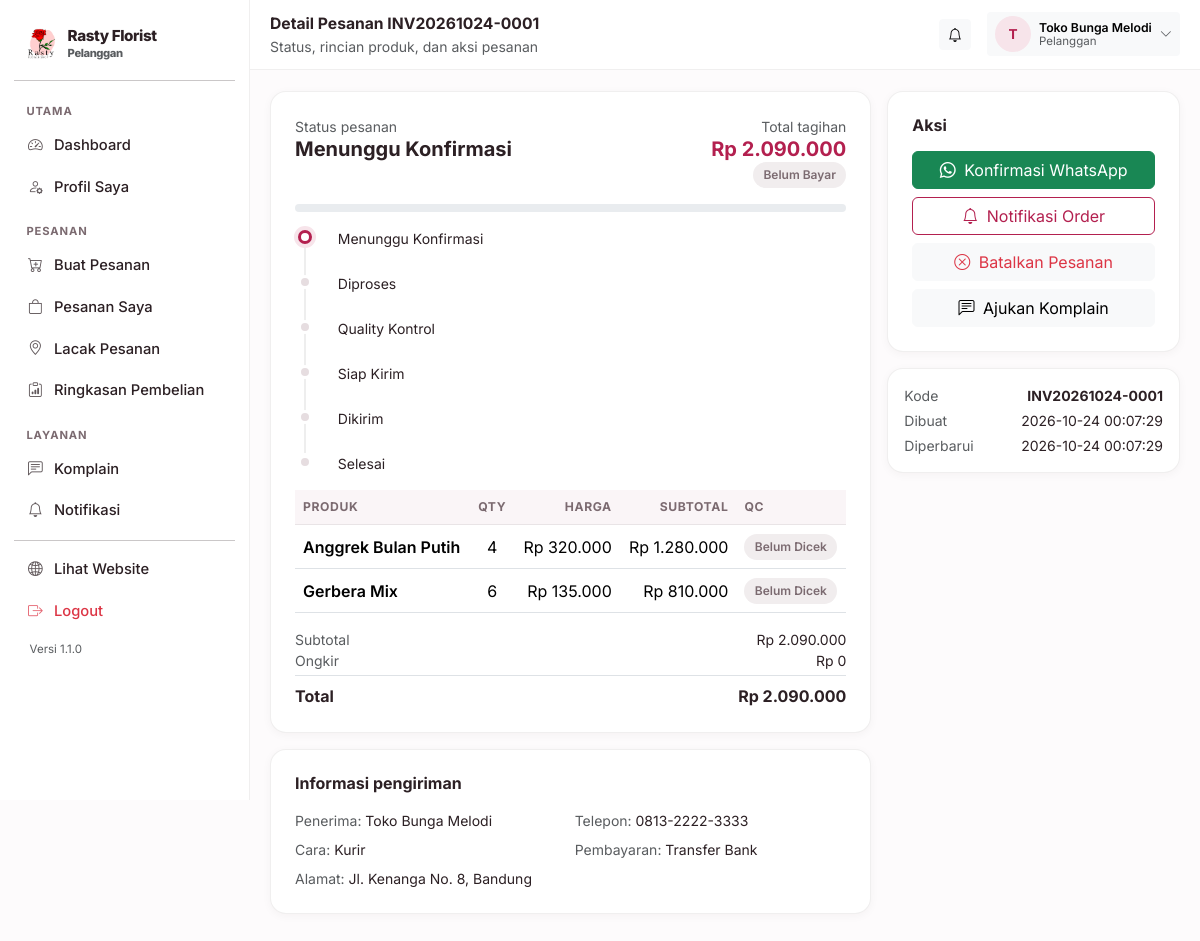
Page /pelanggan/pesanan/1 (signed in) on the committed database.
### tables this page shows
CREATE TABLE settings (
    key TEXT PRIMARY KEY,
    value TEXT
);

CREATE TABLE users (
    id INTEGER PRIMARY KEY AUTOINCREMENT,
    username TEXT UNIQUE NOT NULL,
    password_hash TEXT NOT NULL,
    nama TEXT NOT NULL,
    role TEXT NOT NULL,
    telepon TEXT DEFAULT '',
    email TEXT DEFAULT '',
    alamat TEXT DEFAULT '',
    aktif INTEGER NOT NULL DEFAULT 1,
    created_at TEXT NOT NULL
);

CREATE TABLE orders (
    id INTEGER PRIMARY KEY AUTOINCREMENT,
    kode TEXT UNIQUE NOT NULL,
    user_id INTEGER,
    nama_pelanggan TEXT NOT NULL,
    telepon TEXT DEFAULT '',
    alamat TEXT DEFAULT '',
    catatan TEXT DEFAULT '',
    subtotal INTEGER NOT NULL DEFAULT 0,
    ongkir INTEGER NOT NULL DEFAULT 0,
    total INTEGER NOT NULL DEFAULT 0,
    metode_bayar TEXT DEFAULT 'Transfer Bank',
    status TEXT NOT NULL DEFAULT 'Menunggu Konfirmasi',
    status_bayar TEXT NOT NULL DEFAULT 'Belum Bayar',
    pengiriman TEXT DEFAULT 'Dikirim',
    dibuat_oleh INTEGER,
    created_at TEXT NOT NULL,
    updated_at TEXT NOT NULL
, kode_lacak TEXT DEFAULT '');

CREATE TABLE order_items (
    id INTEGER PRIMARY KEY AUTOINCREMENT,
    order_id INTEGER NOT NULL,
    product_id INTEGER,
    nama_produk TEXT NOT NULL,
    harga INTEGER NOT NULL DEFAULT 0,
    qty INTEGER NOT NULL DEFAULT 1,
    subtotal INTEGER NOT NULL DEFAULT 0,
    qc_status TEXT NOT NULL DEFAULT 'Belum Dicek',
    qc_catatan TEXT DEFAULT '',
    FOREIGN KEY (order_id) REFERENCES orders(id) ON DELETE CASCADE
);

### blueprints/customer.py (the view)
@bp.route("/pesanan/<int:order_id>")
def order_detail(order_id):
    order = _my_order(order_id)
    items = database.query("SELECT * FROM order_items WHERE order_id = ?", (order_id,))
    invoice = database.query("SELECT * FROM invoices WHERE order_id = ?", (order_id,), one=True)
    return render_template("customer/order_detail.html", order=order, items=items, invoice=invoice)

### blueprints/customer.py (called while the page is built)
@bp.before_request
@helpers.role_required("pelanggan")
def guard():
    pass

def _my_order(order_id):
    order = database.query(
        "SELECT * FROM orders WHERE id = ? AND user_id = ?",
        (order_id, helpers.current_user()["id"]), one=True)
    if order is None:
        abort(404)
    return order

### db.py (called while the page is built)
def invoice_logo_px(settings=None):
    ukuran = (settings or all_settings()).get("invoice_logo_ukuran", "sedang")
    for kunci, _label, px in INVOICE_LOGO_UKURAN:
        if kunci == ukuran:
            return px
    return 64

def katalog_dari(settings):
    return {key: settings.get(key, "1") == "1" for key, _label, _ket in KATALOG_SEKSI}

def pengiriman_metode(settings=None):
    data = settings or all_settings()
    aktif = [label for key, label, _ket in PENGIRIMAN_METODE
             if data.get(key, "1") == "1"]
    return aktif or [PENGIRIMAN_METODE[1][1]]

def jam_harian(settings=None):
    data = settings or all_settings()
    hasil = {}
    for key, _label in HARI:
        buka, tutup = JAM_BAWAAN[key]
        hasil[key] = (data.get("jam_buka_" + key, buka), data.get("jam_tutup_" + key, tutup))
    return hasil

def jam_dari(settings):
    return {key: (settings.get("jam_buka_" + key, JAM_BAWAAN[key][0]),
                  settings.get("jam_tutup_" + key, JAM_BAWAAN[key][1]))
            for key, _label in HARI}

def _jam_teks(nilai):
    return nilai.replace(":", ".")

def jam_daftar(settings=None):
    data = settings or all_settings()
    jam = jam_dari(data)
    rows = []
    for key, label in HARI:
        buka, tutup = jam[key]
        rows.append({
            "key": key,
            "label": label,
            "buka": buka,
            "tutup": tutup,
            "tutup_hari": buka == tutup or not buka or not tutup,
            "teks": "%s – %s WIB" % (_jam_teks(buka), _jam_teks(tutup)),
        })
    return rows

def jam_ringkas(settings=None):
    rows = jam_daftar(settings)
    grup = []
    for row in rows:
        nilai = "Tutup" if row["tutup_hari"] else row["teks"]
        if grup and grup[-1][1] == nilai:
            grup[-1][2] = row["label"]
        else:
            grup.append([row["label"], nilai, row["label"]])
    hasil = []
    for awal, nilai, akhir in grup:
        label = awal if awal == akhir else "%s – %s" % (awal, akhir)
        hasil.append((label, nilai))
    return hasil

def menu_publik(settings=None):
    data = settings or all_settings()
    return {key: data.get(key, "1") == "1" for key, _label, _ket in MENU_PUBLIK}

### templates/customer/order_detail.html (shortened to what this page needs)
{% extends "panel_base.html" %}
{% block heading %}Detail Pesanan {{ order.kode }}{% endblock %}
{% block subheading %}Status, rincian produk, dan aksi pesanan{% endblock %}
{% block content %}
<div class="row g-3">
  <div class="col-lg-8">
    <div class="rf-card p-3 p-md-4 mb-3">
      <div class="d-flex flex-wrap justify-content-between gap-2 mb-3">
        <div>
          <div class="small text-muted">Status pesanan</div>
          <div class="h5 fw-bold mb-0">{{ order.status }}</div>
        </div>
        <div class="text-lg-end">
          <div class="small text-muted">Total tagihan</div>
          <div class="h5 fw-bold text-rf mb-0">{{ rupiah(order.total) }}</div>
          <span class="rf-chip {{ 'gray' if order.status_bayar != 'Lunas' }}">{{ order.status_bayar }}</span>
        </div>
      </div>
      <div class="progress mb-3" style="height:8px">
        {% set idx = ORDER_STATUS.index(order.status) if order.status in ORDER_STATUS else 0 %}
        {% set pct = (idx / 5 * 100) if order.status != 'Dibatalkan' else 100 %}
      </div>
      <ul class="rf-steps small">
        {% for s in ['Menunggu Konfirmasi','Diproses','Quality Kontrol','Siap Kirim','Dikirim','Selesai'] %}
        <li class="{{ 'done' if ORDER_STATUS.index(order.status) > loop.index0 else ('current' if order.status == s else '') if order.status in ORDER_STATUS else '' }}">
          {{ s }}
        </li>
        {% endfor %}
      </ul>
      <table class="table table-rf align-middle mt-3">
        <thead><tr><th>Produk</th><th class="text-center">Qty</th><th class="text-end">Harga</th><th class="text-end">Subtotal</th><th>QC</th></tr></thead>
        <tbody>
          {% for i in items %}
          <tr>
            <td class="fw-semibold">{{ i.nama_produk }}</td>
            <td class="text-center">{{ i.qty }}</td>
            <td class="text-end">{{ rupiah(i.harga) }}</td>
            <td class="text-end">{{ rupiah(i.subtotal) }}</td>
            <td><span class="rf-chip {{ 'gray' if i.qc_status == 'Belum Dicek' }}">{{ i.qc_status }}</span></td>
          </tr>
          {% endfor %}
        </tbody>
      </table>
      <div class="d-flex justify-content-between small"><span class="text-muted">Subtotal</span><span>{{ rupiah(order.subtotal) }}</span></div>
      <div class="d-flex justify-content-between small"><span class="text-muted">Ongkir</span><span>{{ rupiah(order.ongkir) }}</span></div>
      <div class="d-flex justify-content-between fw-bold border-top pt-2 mt-1"><span>Total</span><span>{{ rupiah(order.total) }}</span></div>
    </div>
    <div class="rf-card p-3 p-md-4">
      <h6 class="fw-bold mb-3">Informasi pengiriman</h6>
      <div class="row g-2 small">
        <div class="col-md-6"><span class="text-muted">Penerima:</span> {{ order.nama_pelanggan }}</div>
        <div class="col-md-6"><span class="text-muted">Telepon:</span> {{ order.telepon }}</div>
        <div class="col-md-6"><span class="text-muted">Cara:</span> {{ order.pengiriman }}</div>
        <div class="col-md-6"><span class="text-muted">Pembayaran:</span> {{ order.metode_bayar }}</div>
        <div class="col-12"><span class="text-muted">Alamat:</span> {{ order.alamat }}</div>
      </div>
    </div>
  </div>
  <div class="col-lg-4">
    <div class="rf-card p-3 p-md-4">
      <h6 class="fw-bold mb-3">Aksi</h6>
      <div class="d-grid gap-2">
        <a href="{{ wa_link(settings.whatsapp, 'Halo Rasty Florist, saya ingin konfirmasi pesanan ' ~ order.kode ~ ' sebesar ' ~ rupiah(order.total) ~ '. Terima kasih.') }}"
           target="_blank" rel="noopener" class="btn btn-success">
          <i class="bi bi-whatsapp me-1"></i> Konfirmasi WhatsApp
        </a>
        <button type="button" class="btn btn-outline-rf" data-bs-toggle="modal" data-bs-target="#notifModal">
          <i class="bi bi-bell me-1"></i> Notifikasi Order
        </button>
        {% if order.status in ('Menunggu Konfirmasi','Diproses') %}
        <form method="post" action="{{ url_for('customer.cancel_order', order_id=order.id) }}"
              onsubmit="return confirm('Batalkan pesanan {{ order.kode }}?')">
          <button class="btn btn-light text-danger w-100"><i class="bi bi-x-circle me-1"></i> Batalkan Pesanan</button>
        </form>
        {% endif %}
        <a href="{{ url_for('customer.complaints') }}" class="btn btn-light">
          <i class="bi bi-chat-left-text me-1"></i> Ajukan Komplain
        </a>
      </div>
    </div>
    <div class="rf-card p-3 mt-3 small">
      <div class="d-flex justify-content-between mb-1"><span class="text-muted">Kode</span><strong>{{ order.kode }}</strong></div>
      <div class="d-flex justify-content-between mb-1"><span class="text-muted">Dibuat</span><span>{{ order.created_at }}</span></div>
      <div class="d-flex justify-content-between"><span class="text-muted">Diperbarui</span><span>{{ order.updated_at }}</span></div>
    </div>
  </div>
</div>
{% endblock %}

### templates/panel_base.html (shortened to what this page needs)
<!doctype html>
<html lang="id">
<head>
  <link href="https://cdn.jsdelivr.net/npm/bootstrap@5.3.3/dist/css/bootstrap.min.css" rel="stylesheet">
  <link href="https://cdn.jsdelivr.net/npm/bootstrap-icons@1.11.3/font/bootstrap-icons.min.css" rel="stylesheet">
</head>
<body>
<div class="rf-shell">
  <aside class="rf-sidebar" id="rfSidebar">
    <a href="{{ panel_url }}" class="d-flex align-items-center gap-2 rf-brand px-2 py-2 mb-2">
      {% if settings.logo %}
        <img src="{{ url_for('static', filename='uploads/' + settings.logo) }}" alt="Logo">
      {% else %}
        <span class="rf-brand-mark">R</span>
      {% endif %}
      <div>
        <div style="font-size:.95rem;line-height:1.1">{{ settings.nama_toko }}</div>
        <div class="small text-muted" style="font-size:.7rem">{{ ROLE_LABEL.get(current_user.role, '') }}</div>
      </div>
    </a>
    <hr class="my-2">
    <ul class="nav flex-column">
      {% for grup, item_menu in menu %}
        {% set visible = item_menu | selectattr('2', 'in', features_aktif) | list %}
        {% if visible %}
          <li class="rf-sidebar-head">{{ grup }}</li>
          {% for label, endpoint, fitur, ikon in visible %}
          <li class="nav-item">
            <a class="nav-link {% if request.endpoint == endpoint %}active{% endif %}" href="{{ url_for(endpoint) }}">
              <span class="rf-ico"><i class="bi bi-{{ ikon }}"></i></span>
              <span>{{ label }}</span>
            </a>
          </li>
          {% endfor %}
        {% endif %}
      {% endfor %}
    </ul>
    <hr class="my-2">
    <ul class="nav flex-column">
      <li class="nav-item">
        <a class="nav-link" href="{{ url_for('public.index') }}" target="_blank">
          <span class="rf-ico"><i class="bi bi-globe2"></i></span><span>Lihat Website</span>
        </a>
      </li>
      <li class="nav-item">
        <a class="nav-link text-danger" href="{{ url_for('auth.logout') }}">
          <span class="rf-ico"><i class="bi bi-box-arrow-right"></i></span><span>Logout</span>
        </a>
      </li>
    </ul>
    <div class="px-3 pt-2 pb-3 small text-muted" style="font-size:.72rem">
      Versi {{ APP_VERSION }}
    </div>
  </aside>
  <div class="rf-main">
    <div class="rf-topbar">
      <div class="flex-grow-1">
        <div class="fw-bold" style="font-size:.98rem">{% block heading %}Panel{% endblock %}</div>
        <div class="small text-muted">{% block subheading %}{% endblock %}</div>
      </div>
      <a href="{{ notif_url or url_for('public.index') }}" class="btn btn-sm btn-light position-relative">
        <i class="bi bi-bell"></i>
      </a>
      <div class="dropdown">
        <button class="btn btn-sm btn-light d-flex align-items-center gap-2 border-0" type="button"
                data-bs-toggle="dropdown" data-bs-display="static" aria-expanded="false">
          <span class="rf-avatar">{{ current_user.nama[:1]|upper }}</span>
          <span class="d-none d-md-block small text-start" style="line-height:1.1">
            <span class="fw-semibold d-block">{{ current_user.nama }}</span>
            <span class="text-muted d-block" style="font-size:.72rem">{{ ROLE_LABEL.get(current_user.role, '') }}</span>
          </span>
          <i class="bi bi-chevron-down small text-muted"></i>
        </button>
      </div>
    </div>
    <div class="rf-content">
      {% block content %}{% endblock %}
    </div>
  </div>
</div>
</body>
</html>

### rows in the picture
settings: value (picture)
settings: nama_toko "Rasty Florist"
users: get "Pelanggan", nama "T", nama "Toko Bunga Melodi"
orders: kode "INV20261024-0001", status "Menunggu Konfirmasi", total "Rp 2.090.000", status_bayar "Belum Bayar", subtotal "Rp 2.090.000", ongkir "Rp 0", nama_pelanggan "Toko Bunga Melodi", telepon "0813-2222-3333", pengiriman "Kurir", metode_bayar "Transfer Bank", alamat "Jl. Kenanga No. 8, Bandung", created_at "2026-10-24 00:07:29", updated_at "2026-10-24 00:07:29"
order_items: nama_produk "Anggrek Bulan Putih", qty "4", harga "Rp 320.000", subtotal "Rp 1.280.000", qc_status "Belum Dicek"
order_items: nama_produk "Gerbera Mix", qty "6", harga "Rp 135.000", subtotal "Rp 810.000", qc_status "Belum Dicek"

### other values in the picture
{{ grup }} "UTAMA" "PESANAN" "LAYANAN"
{{ label }} "Dashboard" "Profil Saya" "Buat Pesanan" "Pesanan Saya" "Lacak Pesanan" "Ringkasan Pembelian" "Komplain" "Notifikasi"
{{ APP_VERSION }} "1.1.0"
{{ s }} "Menunggu Konfirmasi" "Diproses" "Quality Kontrol" "Siap Kirim" "Dikirim" "Selesai"
